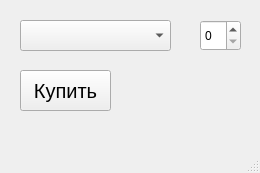
<?xml version="1.0" encoding="UTF-8"?>
<ui version="4.0">
 <class>MainWindow</class>
 <widget class="QMainWindow" name="MainWindow">
  <property name="geometry">
   <rect>
    <x>0</x>
    <y>0</y>
    <width>260</width>
    <height>173</height>
   </rect>
  </property>
  <property name="windowTitle">
   <string>MainWindow</string>
  </property>
  <widget class="QWidget" name="centralwidget">
   <widget class="QPushButton" name="buy">
    <property name="geometry">
     <rect>
      <x>20</x>
      <y>70</y>
      <width>91</width>
      <height>41</height>
     </rect>
    </property>
    <property name="font">
     <font>
      <pointsize>15</pointsize>
     </font>
    </property>
    <property name="text">
     <string>Купить</string>
    </property>
   </widget>
   <widget class="QSpinBox" name="count">
    <property name="geometry">
     <rect>
      <x>200</x>
      <y>20</y>
      <width>41</width>
      <height>31</height>
     </rect>
    </property>
   </widget>
   <widget class="QComboBox" name="name">
    <property name="geometry">
     <rect>
      <x>20</x>
      <y>20</y>
      <width>151</width>
      <height>31</height>
     </rect>
    </property>
   </widget>
  </widget>
  <widget class="QMenuBar" name="menubar">
   <property name="geometry">
    <rect>
     <x>0</x>
     <y>0</y>
     <width>260</width>
     <height>22</height>
    </rect>
   </property>
  </widget>
  <widget class="QStatusBar" name="statusbar"/>
 </widget>
 <resources/>
 <connections/>
</ui>
